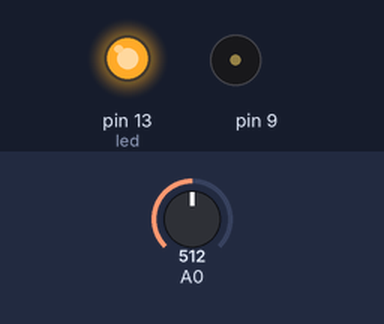
The sketch below on a simulated Arduino Uno, built with avr-gcc and run on an emulated ATmega328P. Parts: output pins drawn as LEDs (lit = HIGH), buzzer (waves = sounding). The test bench sets the inputs (shaded band); at power-on: A0 = 512.

Above: at 0.1 s.
At 5.1 s:
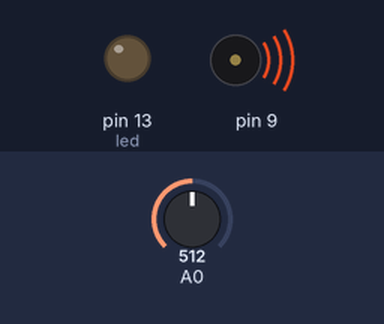
Timing chart, 0 to 6.6 s (numbered marks = the images above):
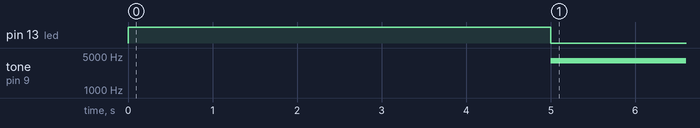

The sketch:

sketch_feb18a.ino
```cpp
int sensor;


int alto=0;
int bajo=1023;
int led=13;


void setup() {
  // put your setup code here, to run once:
pinMode(led,OUTPUT);
digitalWrite(led,HIGH);

while(millis()<=5000){
  sensor=analogRead(A0);
     if (sensor>alto){
     alto=sensor;
     }

     if  (sensor<bajo){
     sensor=bajo;
      }
}

analogWrite(led, LOW);

}

void loop() {
  // put your main code here, to run repeatedly:
  sensor=analogRead(A0);
  int pitch=map(sensor,bajo,alto,50,4000);
  tone(9,pitch,20);//a donde vamos, la frecuencia, duracion
  delay(10);

}
```

Measured:
- by itself, tone on pin 9: silent → 4000 Hz at 5.0 s
